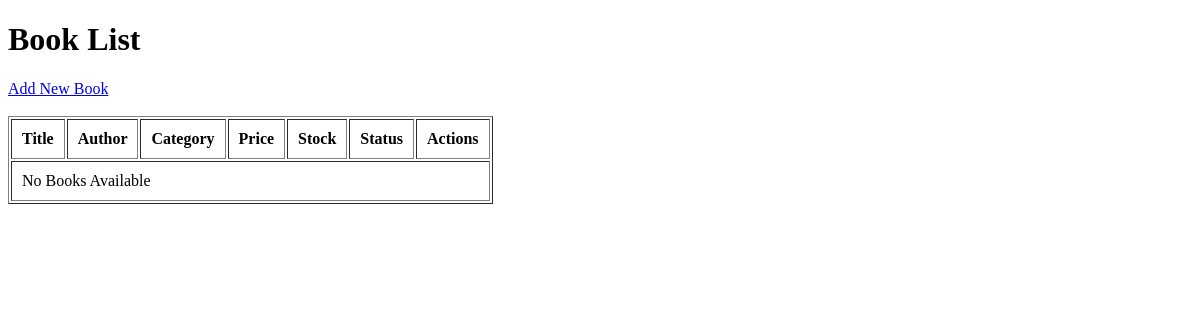
/books/, run on an earlier commit of the app's database.
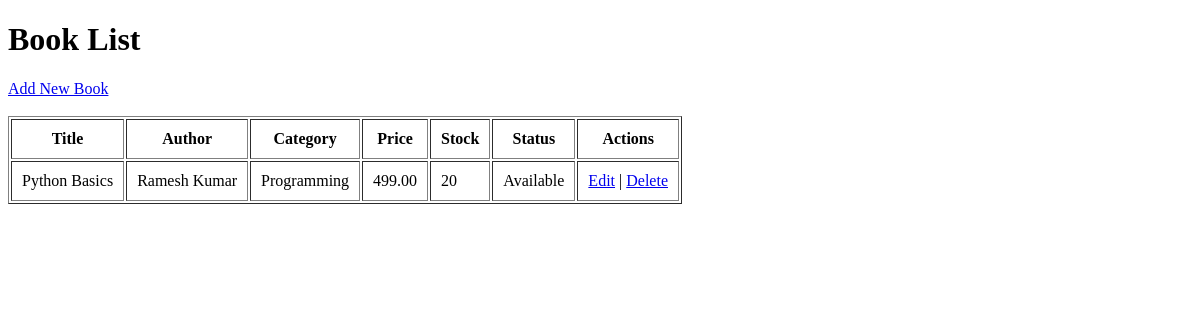
And on a later commit of the database.
### books/models.py (models this page shows, shortened)
class Book(models.Model):
    title = models.CharField(max_length=200)
    isbn = models.CharField(max_length=20, unique=True)
    author = models.ForeignKey(Author, on_delete=models.CASCADE)
    category = models.ForeignKey(Category, on_delete=models.CASCADE)
    price = models.DecimalField(max_digits=8, decimal_places=2)
    stock = models.PositiveIntegerField()
    description = models.TextField()
    cover_image = models.ImageField(upload_to='books/', blank=True, null=True)
    published_date = models.DateField()
    availability_status = models.BooleanField(default=True)

class Author(models.Model):
    name = models.CharField(max_length=100)
    email = models.EmailField(blank=True, null=True)
    def __str__(self):
        return self.name

class Category(models.Model):
    name = models.CharField(max_length=100)
    def __str__(self):
        return self.name

### books/views.py (the view)
# urls.py: path('', views.book_list, name='book_list'),
def book_list(request):
    books = Book.objects.all()
    return render(request, 'books/book_list.html', {'books': books})

### books/templates/books/book_list.html (shortened to what this page needs)
<!DOCTYPE html>
<html>
<head>
</head>
<body>
    <h1>Book List</h1>
    <a href="{% url 'add_book' %}">Add New Book</a>
    <br><br>
    <table border="1" cellpadding="10">
        <tr>
            <th>Title</th>
            <th>Author</th>
            <th>Category</th>
            <th>Price</th>
            <th>Stock</th>
            <th>Status</th>
            <th>Actions</th>
        </tr>
        {% for book in books %}
        <tr>
            <td>{{ book.title }}</td>
            <td>{{ book.author }}</td>
            <td>{{ book.category }}</td>
            <td>{{ book.price }}</td>
            <td>{{ book.stock }}</td>
            <td>
                {% if book.availability_status %}
                    Available
                {% else %}
                    Not Available
                {% endif %}
            </td>
            <td>
                <a href="{% url 'edit_book' book.id %}">Edit</a> |
                <a href="{% url 'delete_book' book.id %}">Delete</a>
            </td>
        </tr>
        {% empty %}
        <tr>
            <td colspan="7">No Books Available</td>
        </tr>
        {% endfor %}
    </table>
</body>
</html>

What changed in the data, as far as the page shows it:
added Book: title "Python Basics", author "Ramesh Kumar", category "Programming", price "499.00", stock "20", availability_status "Available"
Also different on the page:
text no longer shown: "No Books Available"
